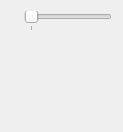
<?xml version="1.0" encoding="UTF-8"?>
<ui version="4.0">
 <class>PageSensitivity</class>
 <widget class="QWidget" name="PageSensitivity">
  <property name="geometry">
   <rect>
    <x>0</x>
    <y>0</y>
    <width>123</width>
    <height>132</height>
   </rect>
  </property>
  <layout class="QFormLayout" name="layout">
   <item row="0" column="0">
    <widget class="QLabel" name="labelReportRate">
     <property name="buddy">
      <cstring>sliderReportRate</cstring>
     </property>
    </widget>
   </item>
   <item row="0" column="1">
    <widget class="QSlider" name="sliderReportRate">
     <property name="minimum">
      <number>1</number>
     </property>
     <property name="maximum">
      <number>4</number>
     </property>
     <property name="singleStep">
      <number>1</number>
     </property>
     <property name="pageStep">
      <number>2</number>
     </property>
     <property name="orientation">
      <enum>Qt::Horizontal</enum>
     </property>
     <property name="tickPosition">
      <enum>QSlider::TicksBelow</enum>
     </property>
     <property name="tickInterval">
      <number>25</number>
     </property>
    </widget>
   </item>
  </layout>
 </widget>
 <resources/>
 <connections>
  <connection>
   <sender>sliderReportRate</sender>
   <signal>valueChanged(int)</signal>
   <receiver>PageSensitivity</receiver>
   <slot>onReportRateChanged(int)</slot>
   <hints>
    <hint type="sourcelabel">
     <x>20</x>
     <y>20</y>
    </hint>
    <hint type="destinationlabel">
     <x>20</x>
     <y>20</y>
    </hint>
   </hints>
  </connection>
 </connections>
</ui>
